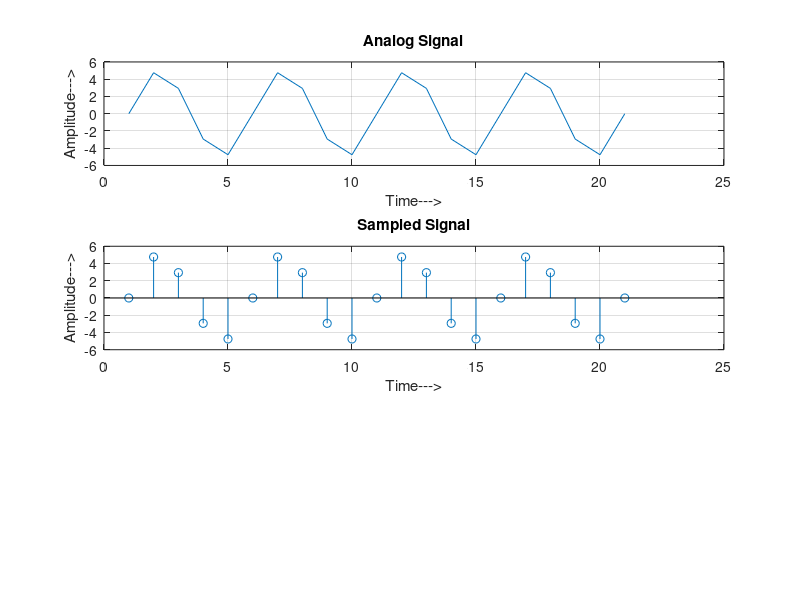

This figure's MATLAB source:
clc;
close all;
L=input('Enter no. of quantization levels : ');

n=input('Enter number of samples in a period : ');
% Sampling Operation
x=0:2*pi/n:8*pi; % n1 number of samples have to be selected
Am=input('Enter the amplitude of the Sinusoidal signal:');
s=Am*sin(x);
subplot(3,1,1); % Take Am=6, L=8, n1=40
plot(s);grid on;
title('Analog Signal');
ylabel('Amplitude--->');
xlabel('Time--->');
subplot(3,1,2);
stem(s);grid on; title('Sampled Signal'); ylabel('Amplitude--->'); xlabel('Time--->');